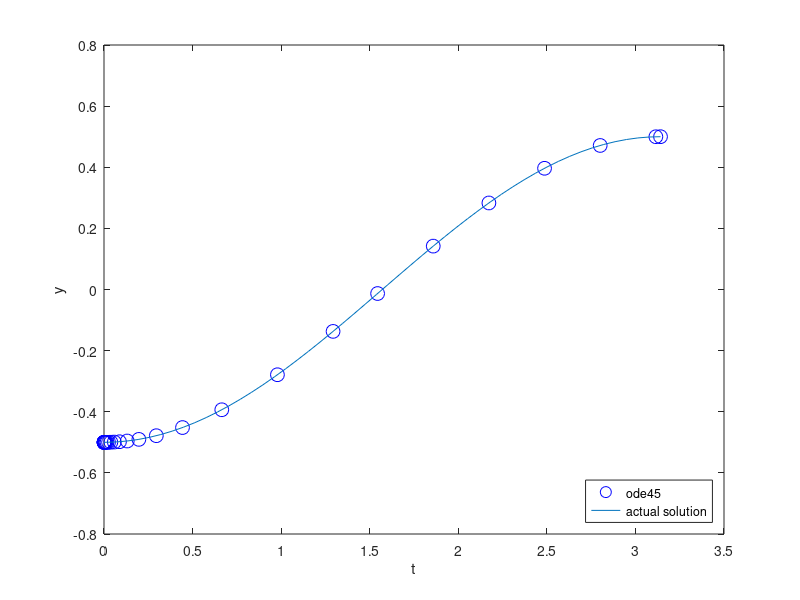

Here is the MATLAB script that generated this plot: (Note: this script raises an error after producing the figure.)
%% Integrator Lab: Solving First Order ODEs in MATLAB
%
% This lab will teach you to numerically solve first order ODEs using a
% built in MATLAB integrator, |ode45|.  |ode45| is a good, general purpose
% tool for integrating first order equations (and first order systems).  It
% is not always the right algorithm, but it is usually the right algorithm
% to try first.
%
% You will learn how to use the |ode45| routine, how to interpolate between
% points, and how MATLAB handles data structures.
% 
% Opening the m-file lab2.m in the MATLAB editor, step through each
% part using cell mode to see the results.  Compare the output with the
% PDF, which was generated from this m-file.
%
% There are six exercises in this lab that are to be handed in at the
% end of the lab.  Write your solutions in the template, including
% appropriate descriptions in each step. Save the .m file and submit it 
% online using Quercus.
%
%% Student Information
%
% Student Name: Qingyuan Wu
%
% Student Number: 1007001664
%

%% Set up an inline function representation of an ODE and solve it
%
% MATLAB has many built in routines for solving differential equations of
% the form
%
% |y' = f(t,y)|
%
% We will solve them using |ode45|, a high precision integrator.  To do
% this, we will need to construct an inline function representation of |f|,
% an initial condition, and specify how far we want MATLAB to integrate the
% problem.  Once we have set these, we pass the information to |ode45| to
% get the solution.
%
% For a first example, we will solve the initial value problem
%
% |y' = y, y(0) = 1|
%
% which has as its answer |y = e^t|. 
%
%

% Set up the right hand side of the ODE as an inline function
f = @(t,y) y; 

% The initial conditions
t0 = 0;
y0 = 1;

% The time we will integrate until
t1 = 2;

soln = ode45(f, [t0, t1], y0);


%% Examining the output
%
% When we execute the |ode45|, it returns a data structure, stored in soln.
% We can see the pieces of the data structure with a display command:

disp(soln);

%% Understanding the components of the solution data structure
%
% The most important elements of the data structure are stored in the |x|
% and |y| components of the structure; these are vectors.  Vectors |x| and
% |y| contain the points at which the numerical approximation to the
% initial value problem  has been computed.  In other words, |y(j)| is the
% approximate value of the solution at |x(j)|.
%
% *NOTE:* Even though we may be studying a problem like |u(t)| or |y(t)|,
% MATLAB will always use |x| for the independent variable and |y| for the
% dependent variable in the data structure.
%
% Pieces of the data structure can be accessed using a period, as in C/C++
% or Java.  See the examples below:

% Display the values of |t| at which |y(t)| is approximated
fprintf(' Vector of t values: ');
disp(soln.x);
% Display the the corresponding approximations of |y(t)|
fprintf(' Vector of y values: ');
disp(soln.y);

% Display the approximation of the solution at the 3rd point:
fprintf(' Third element of the vector of t values: %g\n',soln.x(3));
fprintf(' Third element of the vector of y values: %g\n',soln.y(3));


%% Visualizing and comparing the solution
% We can now visualize the solution at the computed data points and compare
% with the exact solution.

% Construct the exact solution
tt = linspace(0,2,50);
yy = exp(tt);

% Plot both on the same figure, plotting the approximation with x's
plot(tt, yy, soln.x, soln.y, 'x', 'MarkerSize',10, 'LineWidth', 2);
% NOTE: the MarkerSize and LineWidth are larger than their defaults of 6
% and 1, respectively.  This makes the print out more readable.

% Add a label to the axis and a legend
xlabel('t');
legend('Exact', 'Numerical','Location','Best');

%% Exercise 1
%
% Objective: Solve an initial value problem and plot both the numerical
% approximation and the corresponding exact solution.
%
% Details: Solve the IVP
%
% |y' = y tan t + sin t, y(0) = -1/2|
%
% from |t = 0| to |t = pi|.

f = @(t, y) y*tan(t) + sin(t);
t0 = 0;
y0 = -1/2;
t1 = pi;

sol = ode45(f, [t0, t1], y0);

xactual = linspace(0, pi, 50);
% yactual = cos(2*xactual)./(-2*cos(xactual)); % this one's wrong for some
% reason

% exact solution: y = -cos(t)/2
yactual = -cos(xactual)/2;
plot(sol.x, sol.y, 'ob', 'MarkerSize', 10);
hold on;
plot(xactual, yactual);

legend("ode45", "actual solution", "location","southeast");
xlabel("t");
ylabel("y");

% Compute the exact solution (by hand), and plot both on the same figure
% for comparison, as above.
%
% Your submission should show the construction of the inline function, the
% use of ode45 to obtain the solution, a construction of the exact
% solution, and a plot showing both.  In the comments, include the exact
% solution.
%
% Label your axes and include a legend.


%% Computing an approximation at a specific point
%
% As you should be able to see by examining |soln.x|, ode45 returns the
% solution at a number of points between |t0| and |t1|.  But sometimes we
% want to know the solution at some intermediate point.
%
% To obtain this value, we need to interpolate it in a consistent way.
% Fortunately, MATLAB provides a convenient function, |deval|, specifically
% for this.

% Compute the solution at t = .25:
deval(soln, .25)

% Compute the solution at t = 1.6753:
fprintf(' Solution at 1.6753: %g\n', deval(soln, 1.6753));

% Compute the solution at 10 grid points between .45 and 1.65:
tinterp = linspace(.45, 1.65, 10);
deval(soln, tinterp)

% Alternatively:
deval(soln, linspace(.45, 1.65, 10))


%% Exercise 2
% 
% Objective: Interpolate a solution at a number of grid points
interpolate = deval(sol, linspace(2,3,10));
disp(interpolate);
% Details: For the solution you computed in exercise 1, use deval to
% compute the interpolated values at 10 grid points between 2 and 3.


%% Errors, Step Sizes, and Tolerances
%
% As you may have noticed, in contrast to the IODE software, at no point do
% we set a step size for our solution.  Indeed, the step size is set
% adaptively to conform to a specified error tolerance.  
%
% Roughly speaking, given the solution at |(t_j, y_j)|, |ode45| computes two
% approximations of the solution at |t_{j+1} = t_j + h|; one is of greater
% accuracy than the other.  If the difference is below a specified
% tolerance, the step is accepted and we continue.  Otherwise the step is
% rejected and the smaller step size, |h|, is used; it is often halved.
%
% We can compute the global truncation error at each solution point, figure
% out the maximum error, and visualize this error (on a linear-log scale):

% Compute the exact solution
yexact = exp(soln.x);

% Compute the point-wise error; note the use of MATLAB's vectorization
err = abs(yexact - soln.y);

disp(err);

fprintf('maximum error: %g \n', max(err));

semilogy(soln.x, err, 'LineWidth', 2);
xlabel('t');
ylabel('error');


%% Exercise 3
%
% Objective: Examine the error of a solution generated by |ode45|

% Exact solution:
yexact = -cos(sol.x)/2;
% compute error
error3 = abs(yexact - sol.y);
semilogy(sol.x, error3);

fprintf('maximum error: %g \n', max(error3));

xlabel('t');
ylabel('error');

% the error is the largest at around t=1.56s. It is the largest here since
% the solution has an inflection point. The rate of change of the
% derivative is at a maximum at t=1.5s.

% Details: For your solution to exercise 1, compute the point-wise error,
% identify the maximum value of the error, and visualize the error on a 
% linear-log plot (use semilogy to plot the log of the error vs. t).  
% Write in the comments where the error is largest, and give a brief 
% (1-2 sentences) explanation of why it is largest there.  Make sure to 
% label your axes.


%% Exercise 4
%
% Objective: Solve and visualize a nonlinear ode using ode45
%
% Details: Solve the IVP
%
% |y' = 1 / y^2 , y(1) = 1|
f = @(t,y) 1/y.^2; % do t,y instead of y,t
t0 = 1;
y0 = 1;
t1 = 10;

sol4 = ode45(f, [t0, t1], y0);
sol4.x;
sol4.y;
plot(sol4.x, sol4.y);

% from |t=1| to |t=10| using |ode45|.  Find the exact solution and compute
% the maximum point-wise error.  Then plot the approximate solution and the
% exact solution on the same axes.
% 
% Your solution should show the definition of the inline function,
% the computation of its solution in this interval, the computation of the
% exact solution at the computed grid points, the computation of the
% maximum error, and a plot of the exact and approximate solutions.
% Your axes should be appropriately labeled and include a legend.

% exact solution:
% y^2dy = dx
% y^3/3 = x + K
% y = (3x + C)^(1/3)
% initial condition: y(1) = 1 =>
% 1 = (3 + C)^(1/3)
% C = -2
% Exact solution: y = (3x-2)^(1/3)
y_exact_4 = (3.*sol4.x - 2).^(1/3);
hold on;
plot(sol4.x, y_exact_4);
xlabel("t");
ylabel("y");
legend("ode45", "exact solution");

% Compute maximum error:
error4 = abs(y_exact_4 - sol4.y);
max_error4 = max(error4);
fprintf('maximum error: %g \n', max_error4);



%% Exercise 5
%
% Objective: Solve and visualize an ODE that cannot be solved by hand with
% |ode45|.
%
% Details: Solve the IVP
%
% |y' =  1 - t y / 2, y(0) = -1|
f = @(y,t) 1- t*y/2;
y0 = -1;
t0 = 0;
t1 = 10;

sol5 = ode45(f, [t0, t1], y0);
plot(sol5.x, sol5.y);
xlabel("t");
ylabel("y");
legend("ode45");
% from |t=0| to |t=10|.  
%
% Your solution should show you defining the inline function, computing
% the solution in this interval, and plotting it.
%
% Your axes should be appropriately labeled


%% Exercise 6 - When things go wrong
%
% Objective: Solve an ode and explain the warning message
%
% Details: Solve the IVP:
%
% |y' = y^3 - t^2, y(0) = 1|
f = @(t,y) y^3 - t^2;
t0 = 0;
y0 = 1;
t1 = 1;
sol6 = ode45(f, [t0,t1], y0);
plot(sol6.x, sol6.y);% the solution blows up to positive infinity at t=0.5.

% the warning is generated because the solution with initial value y(0)=1
% is only defined until t=0.5.
% There is an infinite discontinuity at t=0.5 (from looking at iode).
% The solution's slope becomes very large with very small timesteps as it
% approaches t=0.5. Therefore, ode45 displays a warning and can no longer
% compute the numerical solution.

% from |t=0| to |t=1|.  
%
% Your solution should show you defining the inline function, and computing
% the solution in this interval.
% 
% If you try to plot the solution, you should find that the solution does
% not make it all the way to t = 1.
%
% In the comments explain why MATLAB generates the warning message that you
% may see, or fails to integrate all the way to t=1.  HINT: Try plotting
% the direction field for this with IODE.

